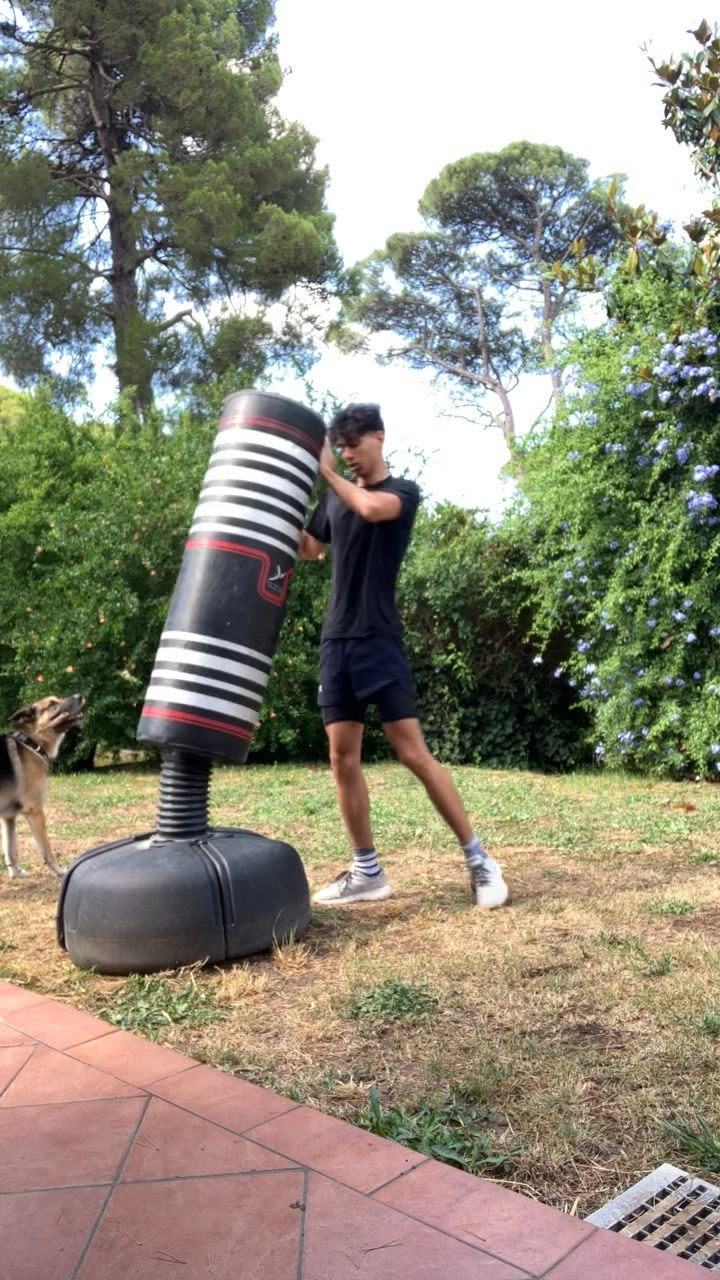
#> input picture production/carousels/frames/1-GxiwEjn1oJCJKUEkPb9W_lIXsOMsAAw/0016.6.jpg, 720 x 1280 px
$ python -i assets.py   (imports and definitions only)
#> lines starting #> are read from the running program, lines starting #| are printed output that depends on the picture
"""Run inside a plan reel folder (by its make.sh, on Modal): python3 ../../../tools/planreel/assets.py work/assets.json
Trims the raw recording to the takes (neutral colour, 1080x1920) -> assets/raw.mp4 and draws the day cards ->
assets/media/b_day<N>.mp4 (full-screen cutaways). Settings come from tools/planreel/editorial.py."""
import json, subprocess, sys
from pathlib import Path
from PIL import Image

sys.path.insert(0, str(Path(__file__).resolve().parent))
from PIL import ImageDraw, ImageFilter, ImageFont  # noqa: E402

ROOT = Path(__file__).resolve().parents[2]
BEBAS, INTER = str(ROOT / "tools/listicle/fonts/BebasNeue-Regular.ttf"), str(ROOT / "tools/listicle/fonts/Inter-Bold.otf")
RED, GOLD = (200, 32, 32), (196, 144, 64)


# [63 lines left out: functions lock_icon, big_card, not called in this run]


def card_clip(png, out, secs=2.2, fps=30):
    """One authored moment (Emil Kowalski): 0.3 s exponential ease-out from 1.04x and 10 px blur to rest, then hold."""
#> called with out = 'out.png', secs = 2.2, fps = 30
    base = Image.open(png).convert("RGB")
#> base is the input picture: PIL image 720x1280 RGB; mean R, G, B 143.1, 139.4, 122.6
    fr = Path("assets/media/frames")
    fr.mkdir(parents=True, exist_ok=True)
    n_in = 9
    for i in range(n_in):
        t = 1 - 2 ** (-10 * (i + 1) / n_in)  # easeOutExpo
        sc = 1.04 - 0.04 * t
        im = base.resize((int(1080 * sc), int(1920 * sc)))
        im = im.crop(((im.width - 1080) // 2, (im.height - 1920) // 2, (im.width - 1080) // 2 + 1080, (im.height - 1920) // 2 + 1920))
        im = im.filter(ImageFilter.GaussianBlur(10 * (1 - t)))
        im = Image.blend(Image.new("RGB", (1080, 1920), (10, 10, 12)), im, min(1, 0.35 + t))
        im.save(fr / f"f{i:03d}.png")
#> this loop made 9 passes
#> pass 1, in card_clip, `im = im.crop(((im.width - 1080) // 2, (im.height - 1920) // 2, (im.wid..`:
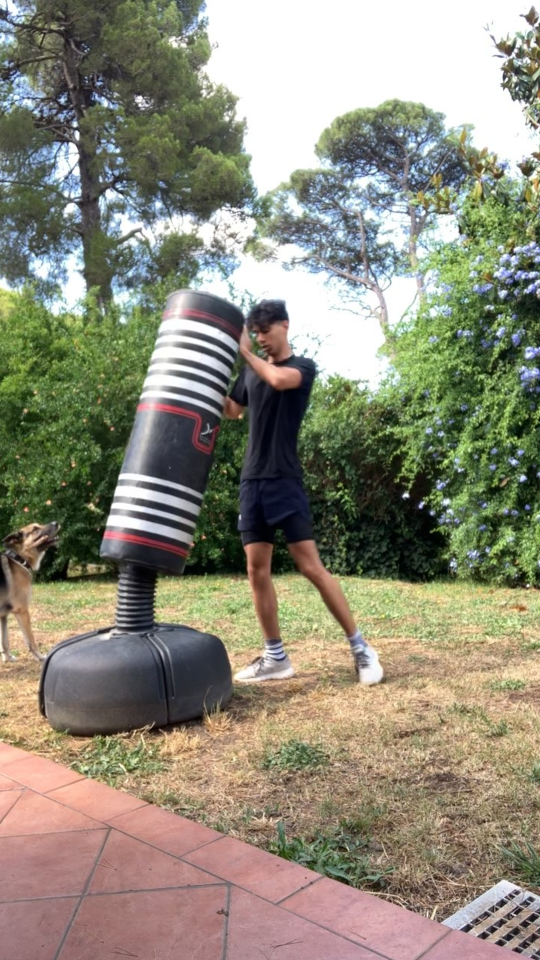
#> im: PIL image 1080x1920 RGB (shown at 1/2 size); mean R, G, B 142.6, 139.1, 122.1
#> pass 1, in card_clip, `im = im.filter(ImageFilter.GaussianBlur(10 * (1 - t)))`:
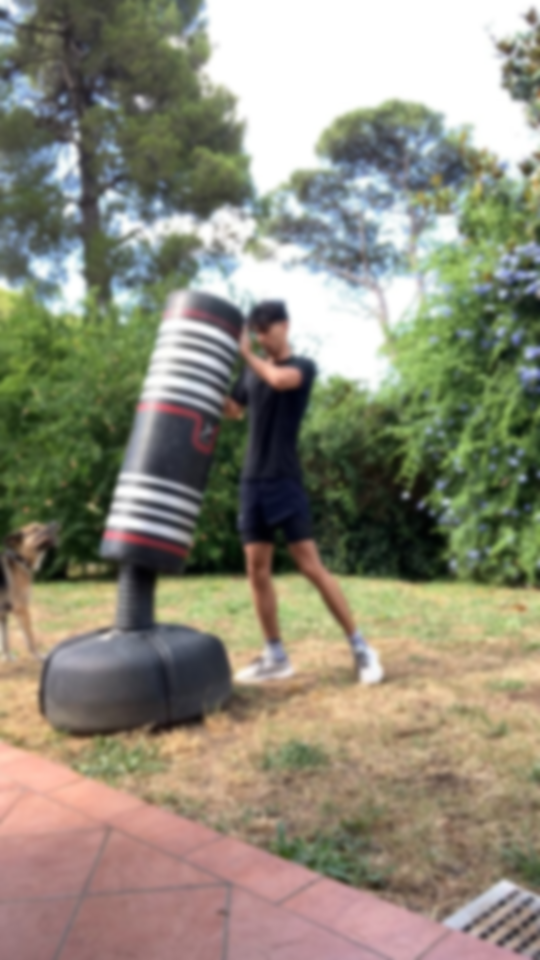
#> im: PIL image 1080x1920 RGB (shown at 1/2 size); mean R, G, B 142.6, 139.1, 122.1
#> pass 1, in card_clip, `im = Image.blend(Image.new("RGB", (1080, 1920), (10, 10, 12)), im, min..`:
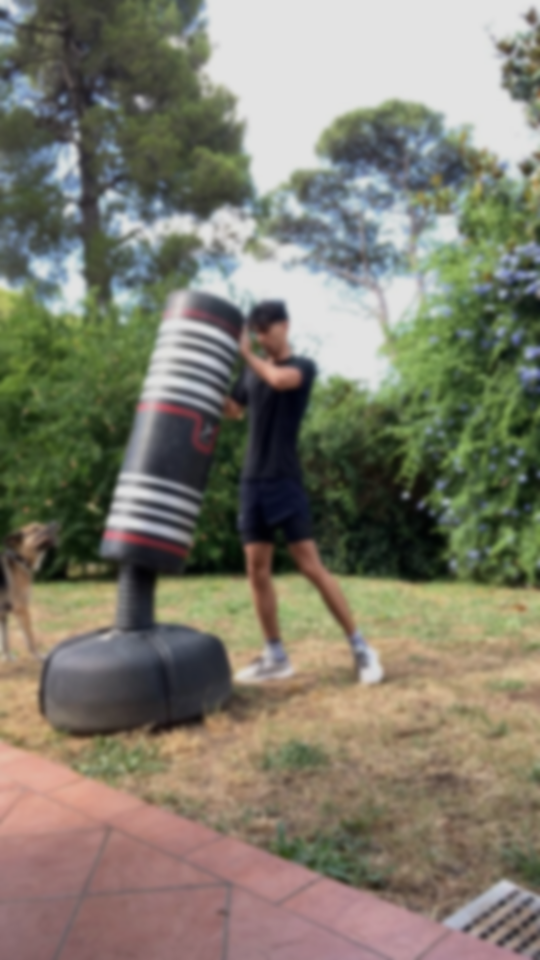
#> im: PIL image 1080x1920 RGB (shown at 1/2 size); mean R, G, B 127.2, 124.1, 109.2
    for i in range(n_in, int(secs * fps)):
        base.save(fr / f"f{i:03d}.png") if i == n_in else None
    hold = int(secs * fps) - n_in
    subprocess.run(["ffmpeg", "-v", "error", "-y", "-framerate", str(fps), "-i", str(fr / "f%03d.png"),
                    "-loop", "1", "-t", f"{hold / fps:.3f}", "-i", str(fr / f"f{n_in:03d}.png"),
                    "-filter_complex", f"[0:v]trim=end_frame={n_in}[a];[1:v]fps={fps}[b];[a][b]concat=n=2:v=1[v]", "-map", "[v]",
                    "-c:v", "libx264", "-pix_fmt", "yuv420p", "-crf", "16", out], check=True)
#> (this line was passed over: subprocess is not available in this run)
    for f in fr.glob("*.png"):
        f.unlink()


# [1 line that did not run here, left out]
# [4 lines not run here, left out]
# [1 line that did not run here, left out]
# [5 lines not run here, left out]

>>> result = card_clip('../../production/carousels/frames/1-GxiwEjn1oJCJKUEkPb9W_lIXsOMsAAw/0016.6.jpg', 'out.png')
